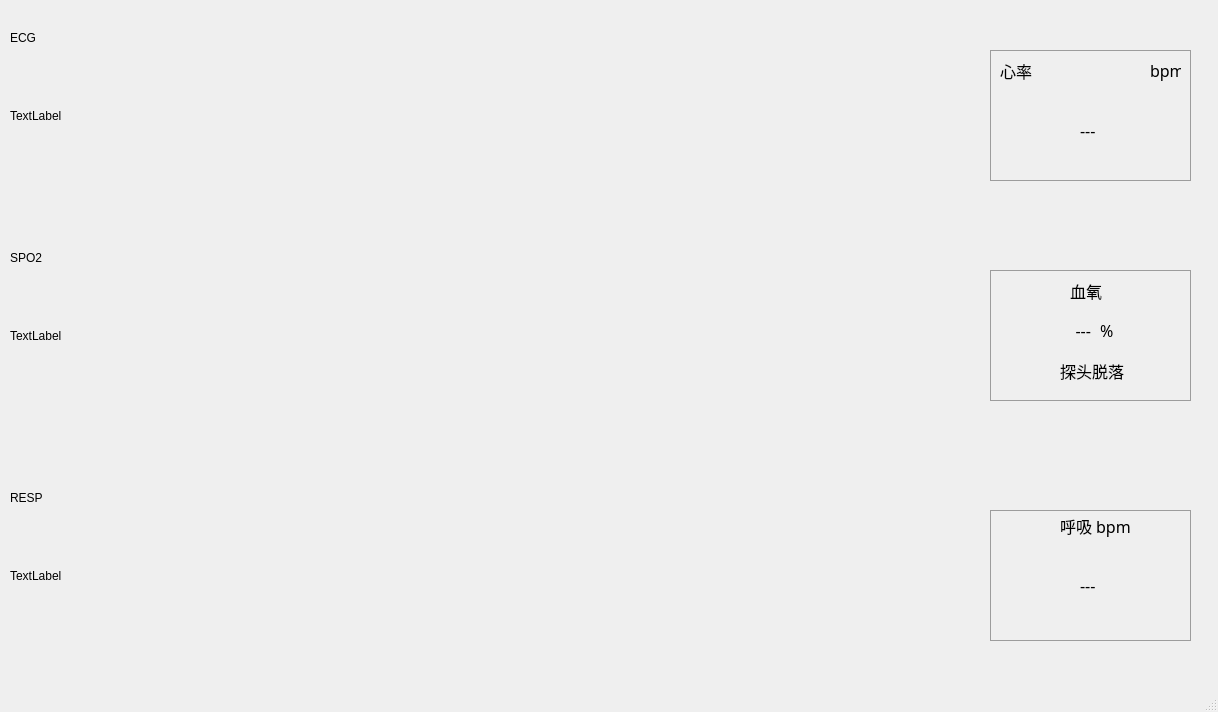
<?xml version="1.0" encoding="UTF-8"?>
<ui version="4.0">
 <class>MainWindow</class>
 <widget class="QMainWindow" name="MainWindow">
  <property name="geometry">
   <rect>
    <x>0</x>
    <y>0</y>
    <width>1218</width>
    <height>712</height>
   </rect>
  </property>
  <property name="windowTitle">
   <string>ParamMonitor</string>
  </property>
  <widget class="QWidget" name="centralwidget">
   <widget class="QLabel" name="ecg1Label">
    <property name="geometry">
     <rect>
      <x>10</x>
      <y>30</y>
      <width>72</width>
      <height>15</height>
     </rect>
    </property>
    <property name="text">
     <string>ECG</string>
    </property>
   </widget>
   <widget class="QLabel" name="ecg1WaveLabel">
    <property name="geometry">
     <rect>
      <x>10</x>
      <y>50</y>
      <width>941</width>
      <height>131</height>
     </rect>
    </property>
    <property name="text">
     <string>TextLabel</string>
    </property>
   </widget>
   <widget class="QLabel" name="spo2Label">
    <property name="geometry">
     <rect>
      <x>10</x>
      <y>250</y>
      <width>72</width>
      <height>15</height>
     </rect>
    </property>
    <property name="text">
     <string>SPO2</string>
    </property>
   </widget>
   <widget class="QLabel" name="spo2WaveLabel">
    <property name="geometry">
     <rect>
      <x>10</x>
      <y>270</y>
      <width>941</width>
      <height>131</height>
     </rect>
    </property>
    <property name="text">
     <string>TextLabel</string>
    </property>
   </widget>
   <widget class="QLabel" name="respLabel">
    <property name="geometry">
     <rect>
      <x>10</x>
      <y>490</y>
      <width>72</width>
      <height>15</height>
     </rect>
    </property>
    <property name="text">
     <string>RESP</string>
    </property>
   </widget>
   <widget class="QLabel" name="respWaveLabel">
    <property name="geometry">
     <rect>
      <x>10</x>
      <y>510</y>
      <width>941</width>
      <height>131</height>
     </rect>
    </property>
    <property name="text">
     <string>TextLabel</string>
    </property>
   </widget>
   <widget class="QGroupBox" name="ecgInfoGroupBox">
    <property name="geometry">
     <rect>
      <x>990</x>
      <y>50</y>
      <width>201</width>
      <height>131</height>
     </rect>
    </property>
    <property name="styleSheet">
     <string notr="true">        QGroupBox {
            border-color: rgb(156, 156, 156);
            border-width: 1px;
            border-style: solid;
            margin-top: 0.5ex;
        }</string>
    </property>
    <property name="title">
     <string/>
    </property>
    <property name="flat">
     <bool>false</bool>
    </property>
    <widget class="QLabel" name="heartRateTextLabel">
     <property name="geometry">
      <rect>
       <x>10</x>
       <y>10</y>
       <width>41</width>
       <height>21</height>
      </rect>
     </property>
     <property name="font">
      <font>
       <family>新宋体</family>
       <pointsize>12</pointsize>
      </font>
     </property>
     <property name="text">
      <string>心率</string>
     </property>
    </widget>
    <widget class="QLabel" name="heartRateUnitLabel">
     <property name="geometry">
      <rect>
       <x>160</x>
       <y>10</y>
       <width>31</width>
       <height>21</height>
      </rect>
     </property>
     <property name="font">
      <font>
       <family>新宋体</family>
       <pointsize>12</pointsize>
      </font>
     </property>
     <property name="text">
      <string>bpm</string>
     </property>
    </widget>
    <widget class="QLabel" name="heartRateLabel">
     <property name="geometry">
      <rect>
       <x>90</x>
       <y>70</y>
       <width>41</width>
       <height>21</height>
      </rect>
     </property>
     <property name="font">
      <font>
       <family>新宋体</family>
       <pointsize>12</pointsize>
      </font>
     </property>
     <property name="text">
      <string>---</string>
     </property>
    </widget>
    <widget class="QLabel" name="heartLabel">
     <property name="geometry">
      <rect>
       <x>10</x>
       <y>60</y>
       <width>41</width>
       <height>41</height>
      </rect>
     </property>
     <property name="font">
      <font>
       <family>新宋体</family>
       <pointsize>12</pointsize>
      </font>
     </property>
     <property name="styleSheet">
      <string notr="true">image: url(:/png/image/heart.png);</string>
     </property>
     <property name="text">
      <string/>
     </property>
     <property name="pixmap">
      <pixmap resource="img.qrc">:/new/prefix1/image/heart.png</pixmap>
     </property>
     <property name="scaledContents">
      <bool>true</bool>
     </property>
    </widget>
   </widget>
   <widget class="QGroupBox" name="spo2InfoGroupBox">
    <property name="geometry">
     <rect>
      <x>990</x>
      <y>270</y>
      <width>201</width>
      <height>131</height>
     </rect>
    </property>
    <property name="styleSheet">
     <string notr="true">        QGroupBox {
            border-color: rgb(156, 156, 156);
            border-width: 1px;
            border-style: solid;
            margin-top: 0.5ex;
        }</string>
    </property>
    <property name="title">
     <string/>
    </property>
    <widget class="QLabel" name="spo2InfoLabel">
     <property name="geometry">
      <rect>
       <x>80</x>
       <y>10</y>
       <width>41</width>
       <height>21</height>
      </rect>
     </property>
     <property name="font">
      <font>
       <family>新宋体</family>
       <pointsize>12</pointsize>
      </font>
     </property>
     <property name="text">
      <string>血氧</string>
     </property>
    </widget>
    <widget class="QLabel" name="labelSPO2Data">
     <property name="geometry">
      <rect>
       <x>70</x>
       <y>50</y>
       <width>31</width>
       <height>21</height>
      </rect>
     </property>
     <property name="font">
      <font>
       <family>新宋体</family>
       <pointsize>12</pointsize>
      </font>
     </property>
     <property name="layoutDirection">
      <enum>Qt::LeftToRight</enum>
     </property>
     <property name="text">
      <string>---</string>
     </property>
     <property name="alignment">
      <set>Qt::AlignRight|Qt::AlignTrailing|Qt::AlignVCenter</set>
     </property>
    </widget>
    <widget class="QLabel" name="spo2UnitLabel">
     <property name="geometry">
      <rect>
       <x>110</x>
       <y>50</y>
       <width>16</width>
       <height>21</height>
      </rect>
     </property>
     <property name="font">
      <font>
       <family>新宋体</family>
       <pointsize>12</pointsize>
      </font>
     </property>
     <property name="text">
      <string>%</string>
     </property>
    </widget>
    <widget class="QLabel" name="labelSPO2PrbOff">
     <property name="geometry">
      <rect>
       <x>70</x>
       <y>90</y>
       <width>81</width>
       <height>21</height>
      </rect>
     </property>
     <property name="font">
      <font>
       <family>新宋体</family>
       <pointsize>12</pointsize>
      </font>
     </property>
     <property name="text">
      <string>探头脱落</string>
     </property>
    </widget>
   </widget>
   <widget class="QGroupBox" name="respInfoGroupBox">
    <property name="geometry">
     <rect>
      <x>990</x>
      <y>510</y>
      <width>201</width>
      <height>131</height>
     </rect>
    </property>
    <property name="styleSheet">
     <string notr="true">        QGroupBox {
            border-color: rgb(156, 156, 156);
            border-width: 1px;
            border-style: solid;
            margin-top: 0.5ex;
        }</string>
    </property>
    <property name="title">
     <string/>
    </property>
    <widget class="QLabel" name="respUnitLabel">
     <property name="geometry">
      <rect>
       <x>70</x>
       <y>0</y>
       <width>81</width>
       <height>31</height>
      </rect>
     </property>
     <property name="font">
      <font>
       <family>宋体</family>
       <pointsize>12</pointsize>
      </font>
     </property>
     <property name="text">
      <string>呼吸 bpm</string>
     </property>
    </widget>
    <widget class="QLabel" name="respRateLabel">
     <property name="geometry">
      <rect>
       <x>90</x>
       <y>60</y>
       <width>41</width>
       <height>31</height>
      </rect>
     </property>
     <property name="font">
      <font>
       <family>宋体</family>
       <pointsize>12</pointsize>
      </font>
     </property>
     <property name="text">
      <string>---</string>
     </property>
    </widget>
   </widget>
  </widget>
  <widget class="QStatusBar" name="statusbar"/>
  <widget class="QMenuBar" name="menubar">
   <property name="geometry">
    <rect>
     <x>0</x>
     <y>0</y>
     <width>1218</width>
     <height>23</height>
    </rect>
   </property>
  </widget>
  <action name="action_about">
   <property name="text">
    <string>关于本软件</string>
   </property>
  </action>
  <action name="action_serial">
   <property name="text">
    <string>串口设置</string>
   </property>
  </action>
  <action name="action_store">
   <property name="text">
    <string>数据存储</string>
   </property>
  </action>
  <action name="action_quit">
   <property name="text">
    <string>退出</string>
   </property>
  </action>
 </widget>
 <resources>
  <include location="img.qrc"/>
 </resources>
 <connections/>
</ui>
